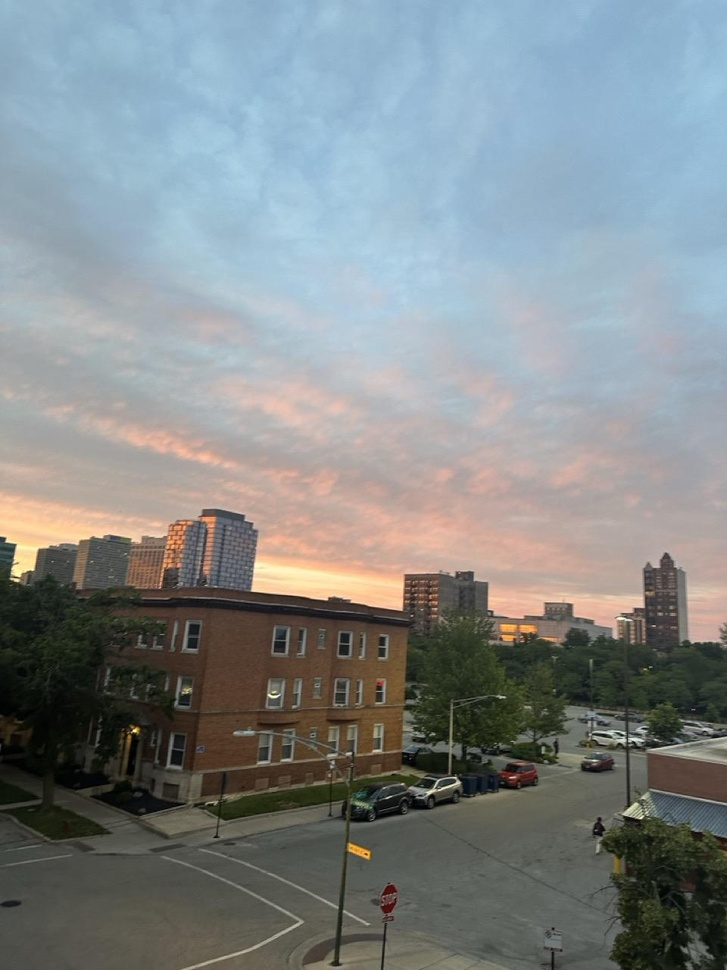
#> input picture tmp/2025-06-23/best_sunset.jpg, 727 x 970 px, shrunk from 960 x 1280 before the run; its folder holds only this picture in this run
$ python -i SunsetDetector.py   (imports and definitions only)
#> lines starting #> are read from the running program, lines starting #| are printed output that depends on the picture; after the words box and inside, x2 and y2 are one past the last pixel; in counts of white or black regions, pixels touching at a corner belong together
#> further down, picture is the input picture: shape (970, 727, 3); mean B, G, R 138.5, 137.1, 130.6
import cv2
import numpy as np
from PIL import Image


class SunsetDetector:
    """
    A class to detect sunsets in images using color analysis.
    """

    # [77 lines left out: functions __init__, ingest_sunsets, detect, choose_best_sunset, sunset_detector_pil, not called in this run]


def sunset_detector_cv2(image: np.ndarray) -> float:
    """
    Detects if an image likely depicts a sunset based on color analysis.
    """

    hsv_img = cv2.cvtColor(image, cv2.COLOR_BGR2HSV)
#> hsv_img: shape (970, 727, 3); mean H, S, V 62.6, 53.7, 150.2

    # Define color ranges for sunset hues (adjust as needed)
    lower_red1 = np.array([0, 100, 100])
    upper_red1 = np.array([10, 255, 255])
    lower_red2 = np.array([160, 100, 100])
    upper_red2 = np.array([180, 255, 255])
    lower_orange = np.array([10, 100, 100])
    upper_orange = np.array([25, 255, 255])
    lower_yellow = np.array([25, 100, 100])
    upper_yellow = np.array([40, 255, 255])

    mask_red1 = cv2.inRange(hsv_img, lower_red1, upper_red1)
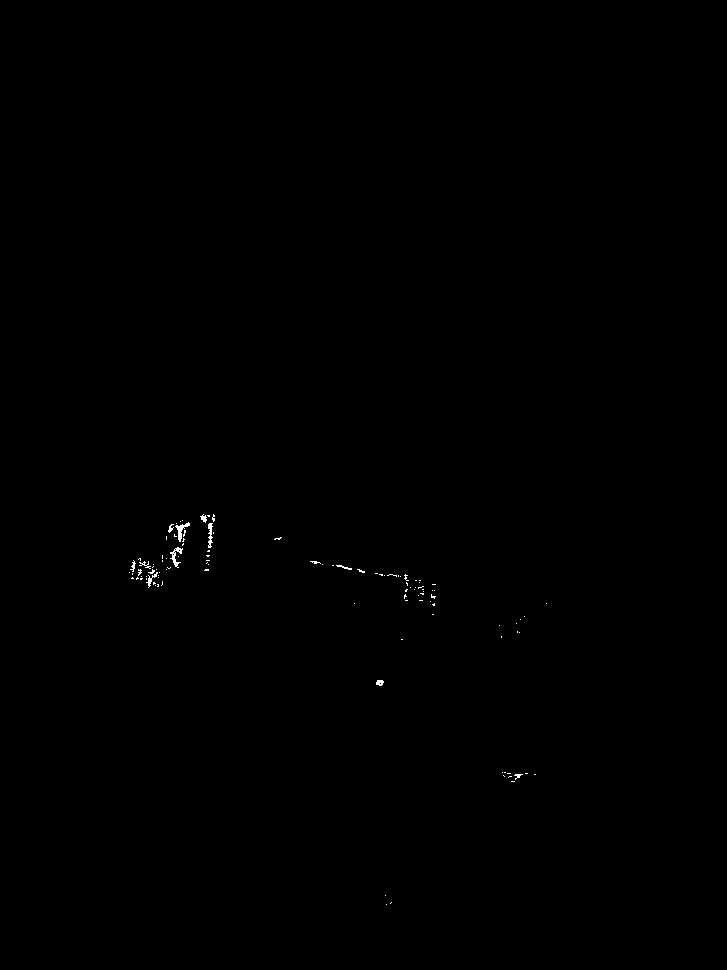
#> mask_red1: shape (970, 727); 0.13% white in thin lines or dots, all inside (x1, y1, x2, y2) = (129, 514, 547, 905)
    mask_red2 = cv2.inRange(hsv_img, lower_red2, upper_red2)
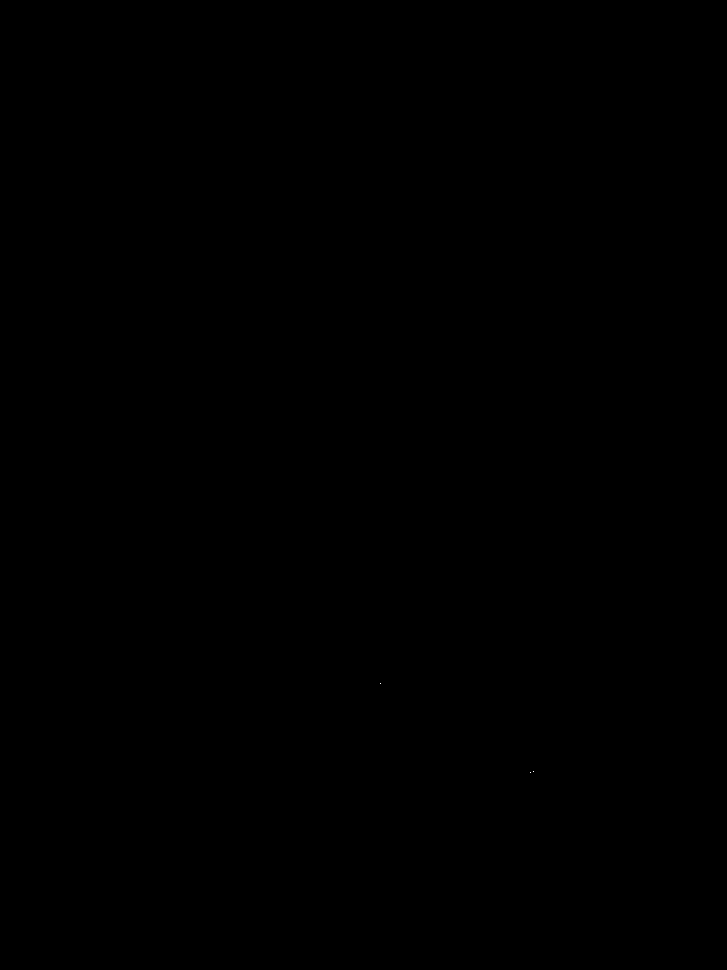
#> mask_red2: shape (970, 727); 0% white in thin lines or dots, all inside (x1, y1, x2, y2) = (380, 683, 534, 773)
    mask_orange = cv2.inRange(hsv_img, lower_orange, upper_orange)
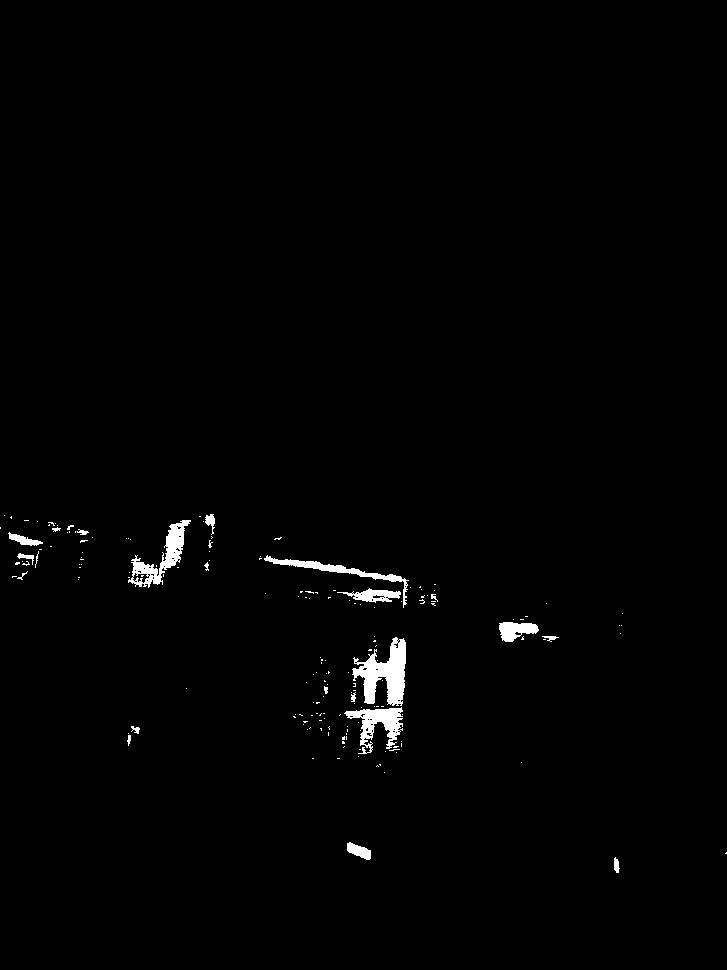
#> mask_orange: shape (970, 727); 1.1% white; 176 white regions (154 under 20 px), largest, box (x1, y1, x2, y2) and area: (352, 637, 406, 706) 1939, (128, 520, 191, 588) 1269, (344, 707, 403, 754) 1177
    mask_yellow = cv2.inRange(hsv_img, lower_yellow, upper_yellow)
#> mask_yellow: shape (970, 727); 0% white in thin lines or dots, all inside (x1, y1, x2, y2) = (136, 688, 727, 873)

    print(f"Red1 mask sum: {np.sum(mask_red1)}")
#| Red1 mask sum: 236130
    print(f"Red2 mask sum: {np.sum(mask_red2)}")
#| Red2 mask sum: 765
    print(f"Orange mask sum: {np.sum(mask_orange)}")
#| Orange mask sum: 1982880
    print(f"Yellow mask sum: {np.sum(mask_yellow)}")
#| Yellow mask sum: 4080

    combined_mask = mask_red1 + mask_red2 + mask_orange + mask_yellow

    # Calculate the percentage of sunset-colored pixels
    sunset_pixel_count = np.sum(combined_mask > 0)
#> sunset_pixel_count = 8112
    total_pixels = image.shape[0] * image.shape[1]
#> total_pixels = 705190
    sunset_percentage = sunset_pixel_count / total_pixels
#> sunset_percentage = 0.0115
    print(f"Sunset pixel percentage: {sunset_percentage:.2%}")
#| Sunset pixel percentage: 1.15%

    return sunset_percentage

>>> import cv2
>>> picture = cv2.imread('tmp/2025-06-23/best_sunset.jpg')
>>> result = sunset_detector_cv2(picture)
#> result = 0.0115
